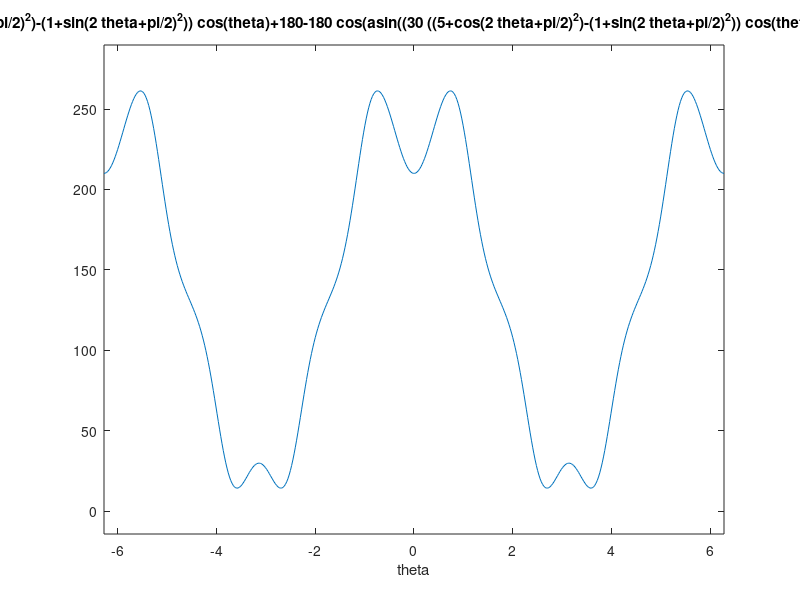

Reproduce this figure in MATLAB.
theta=0:0.05:2*pi;
L=180;
t=0:1:125;
r=30.*((5+cos(2.*theta+pi/2).^2)-(1+sin(2.*theta+pi/2).^2));
phi=(asin((30.*((5+cos(2.*theta+pi/2).^2)-(1+sin(2.*theta+pi/2).^2)).*cos(theta).*tan(theta))/L))*180/pi;
d=30.*((5+cos(2.*theta+pi/2).^2)-(1+sin(2.*theta+pi/2).^2)).*cos(theta)+180-180.*cos(asin((30.*((5+cos(2.*theta+pi/2).^2)-(1+sin(2.*theta+pi/2).^2)).*cos(theta).*tan(theta))/180))+120;
ezpolar('30.*((5+cos(2.*theta+pi/2).^2)-(1+sin(2.*theta+pi/2).^2))')
ezplot('(asin((30.*((5+cos(2.*theta+pi/2).^2)-(1+sin(2.*theta+pi/2).^2)).*cos(theta).*tan(theta))/180))*180/pi')
ezplot('30.*((5+cos(2.*theta+pi/2).^2)-(1+sin(2.*theta+pi/2).^2)).*cos(theta)+180-180.*cos(asin((30.*((5+cos(2.*theta+pi/2).^2)-(1+sin(2.*theta+pi/2).^2)).*cos(theta).*tan(theta))/180))+120')
% polar(theta,r,'--r')
% [X,Y] = pol2cart(theta,r);
% plot(X,Y)